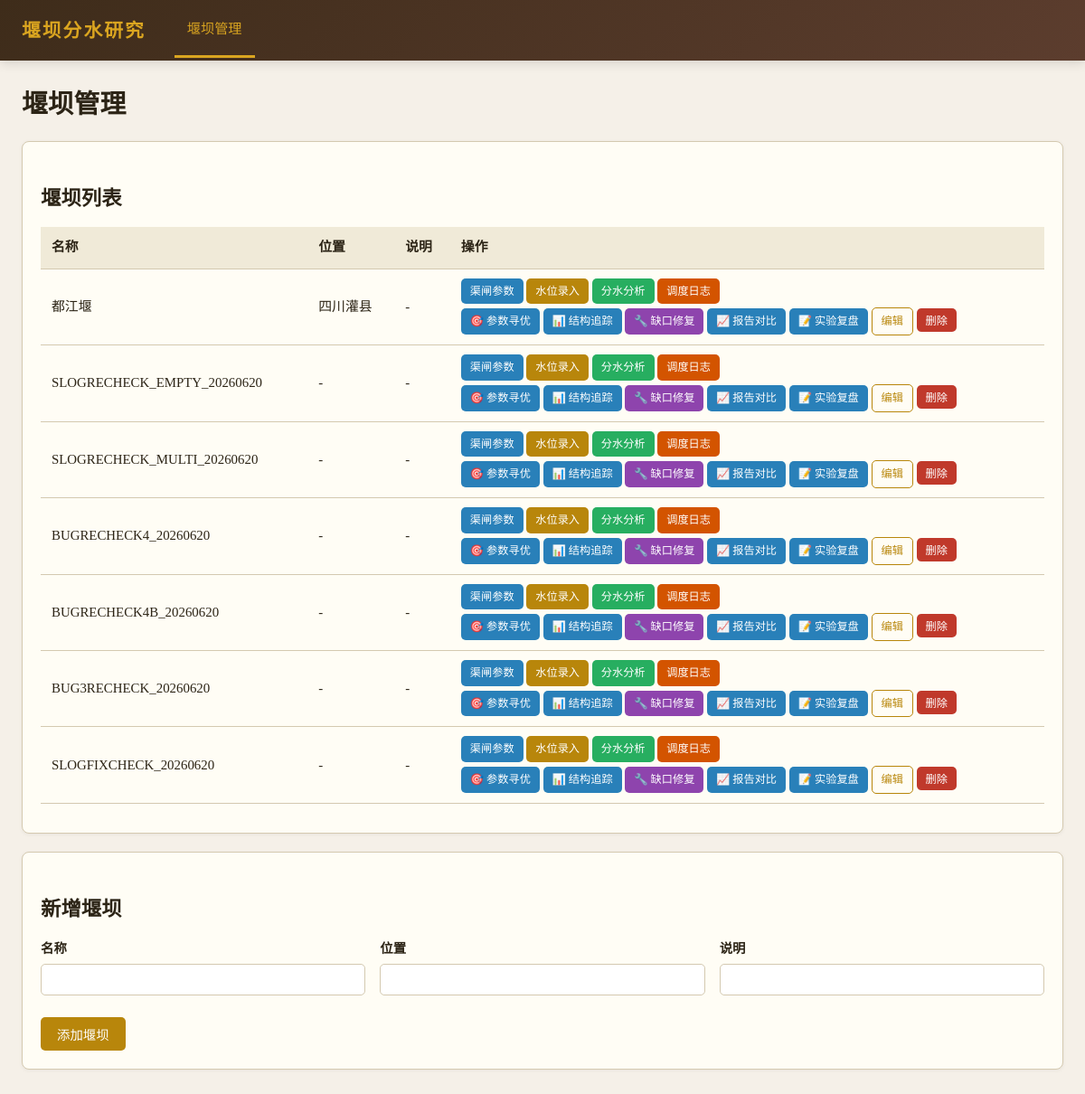
The app's page /weirs, older data.
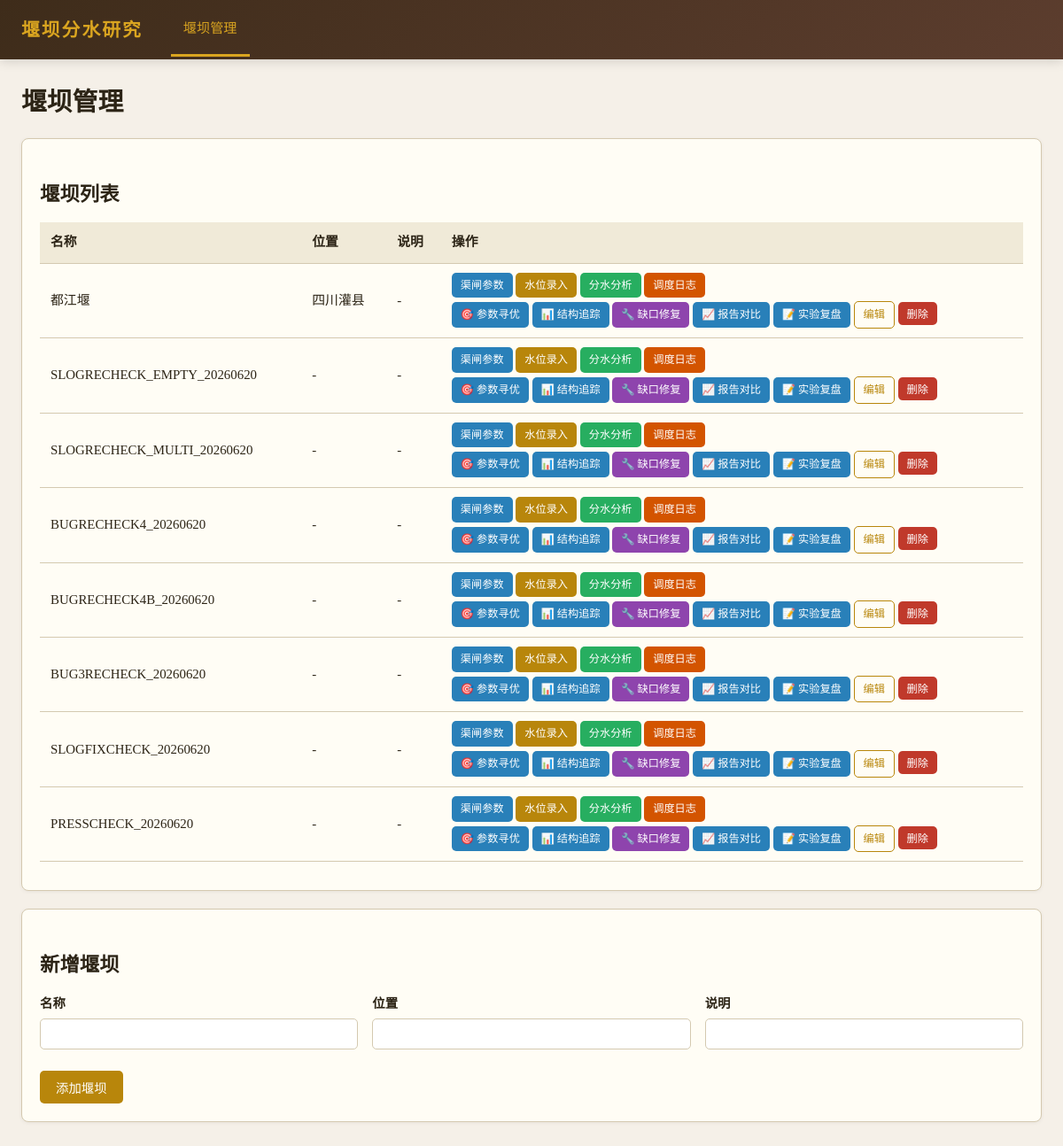
The same page, newer data.
### tables this page shows
CREATE TABLE weirs (
            id INTEGER PRIMARY KEY AUTOINCREMENT,
            name TEXT NOT NULL,
            location TEXT DEFAULT '',
            description TEXT DEFAULT ''
        );

### app/routers/weirs.py (the view)
@router.get("/weirs", response_class=HTMLResponse)
def weirs_page(request: Request):
    db = get_db()
    weirs = db.execute("SELECT * FROM weirs ORDER BY id").fetchall()
    db.close()
    return getattr(request.app.state, "templates", None).TemplateResponse(request, "weirs.html", {"weirs": weirs})

### app/templates/weirs.html (shortened to what this page needs)
{% extends "base.html" %}
{% block nav_weirs %}class="active"{% endblock %}
{% block content %}
<h1>堰坝管理</h1>
<div class="card">
    <h2>堰坝列表</h2>
    {% if weirs %}
    <table>
        <thead><tr><th>名称</th><th>位置</th><th>说明</th><th>操作</th></tr></thead>
        <tbody>
            {% for w in weirs %}
            <tr>
                <td>{{ w.name }}</td>
                <td>{{ w.location or '-' }}</td>
                <td>{{ w.description or '-' }}</td>
                <td>
                    <a href="/weirs/{{ w.id }}/canals" class="btn btn-sm btn-info">渠闸参数</a>
                    <a href="/weirs/{{ w.id }}/waterlevels" class="btn btn-sm btn-primary">水位录入</a>
                    <a href="/weirs/{{ w.id }}/schemes" class="btn btn-sm btn-success">分水分析</a>
                    <a href="/weirs/{{ w.id }}/schedule-logs" class="btn btn-sm btn-warning" style="background: #d35400; color: #fff;">调度日志</a>
                    <br style="margin:4px 0">
                    <a href="/weirs/{{ w.id }}/optimization" class="btn btn-sm btn-info" style="margin-top:4px">🎯 参数寻优</a>
                    <a href="/weirs/{{ w.id }}/tracking" class="btn btn-sm btn-info" style="margin-top:4px">📊 结构追踪</a>
                    <a href="/weirs/{{ w.id }}/gap-fix" class="btn btn-sm" style="background:#8e44ad;color:#fff;margin-top:4px">🔧 缺口修复</a>
                    <a href="/weirs/{{ w.id }}/compare" class="btn btn-sm btn-info" style="margin-top:4px">📈 报告对比</a>
                    <a href="/weirs/{{ w.id }}/review" class="btn btn-sm btn-info" style="margin-top:4px">📝 实验复盘</a>
                    <a href="/weirs/{{ w.id }}/edit" class="btn btn-sm btn-outline" style="margin-top:4px">编辑</a>
                    <form method="post" action="/weirs/{{ w.id }}/delete" style="display:inline" onsubmit="return confirm('确定删除？')">
                        <button type="submit" class="btn btn-sm btn-danger" style="margin-top:4px">删除</button>
                    </form>
                </td>
            </tr>
            {% endfor %}
        </tbody>
    </table>
    {% else %}
    <div class="empty-state"><p>暂无堰坝</p></div>
    {% endif %}
</div>
<div class="card">
    <h2>新增堰坝</h2>
    <form method="post" action="/weirs">
        <div class="form-row">
            <div class="form-group"><label>名称</label><input type="text" name="name" required></div>
            <div class="form-group"><label>位置</label><input type="text" name="location"></div>
            <div class="form-group"><label>说明</label><input type="text" name="description"></div>
        </div>
        <button type="submit" class="btn btn-primary" style="margin-top:12px">添加堰坝</button>
    </form>
</div>
{% endblock %}

Row changes from the older to the newer data that the page shows:
added weirs: name "PRESSCHECK_20260620", location "-", description "-"
